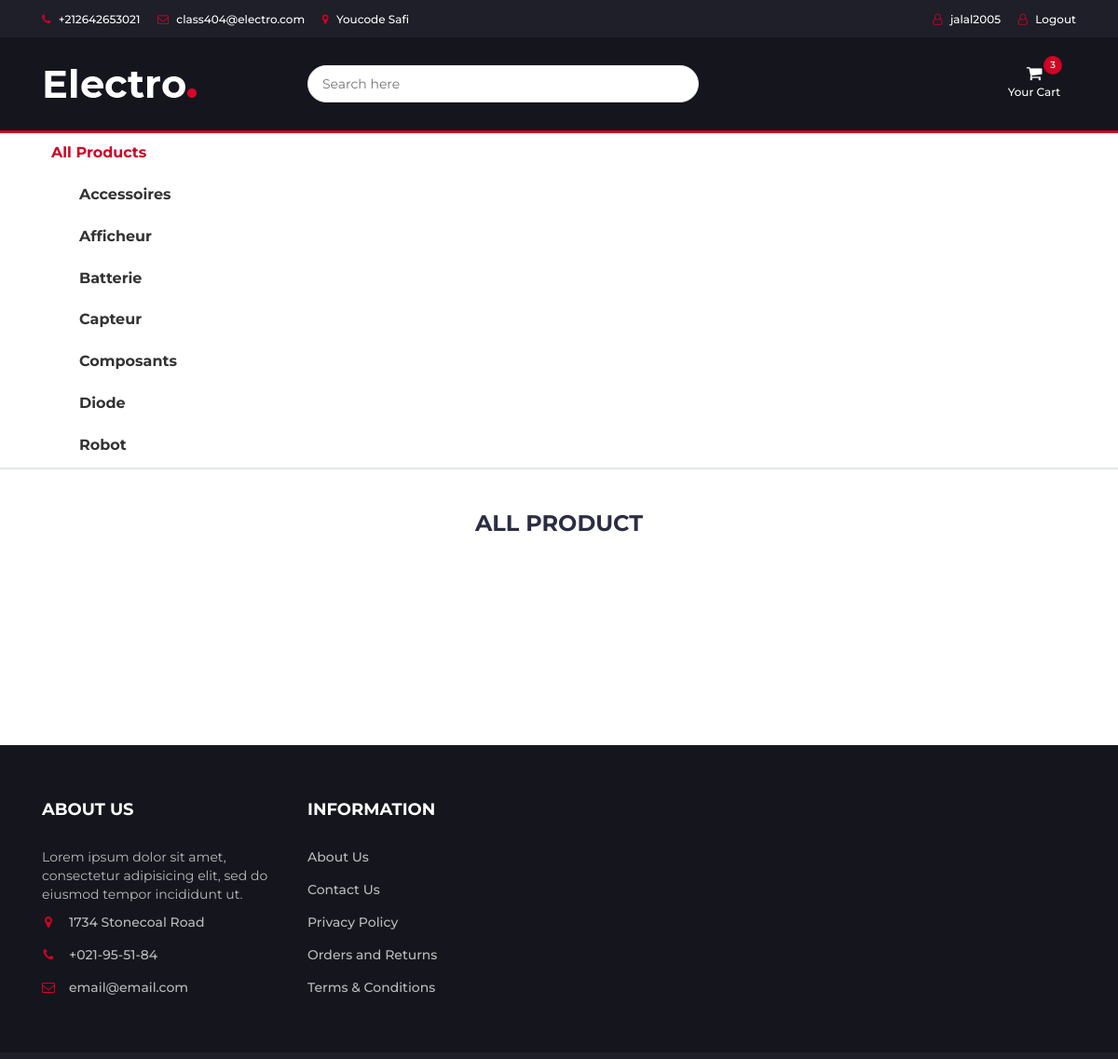
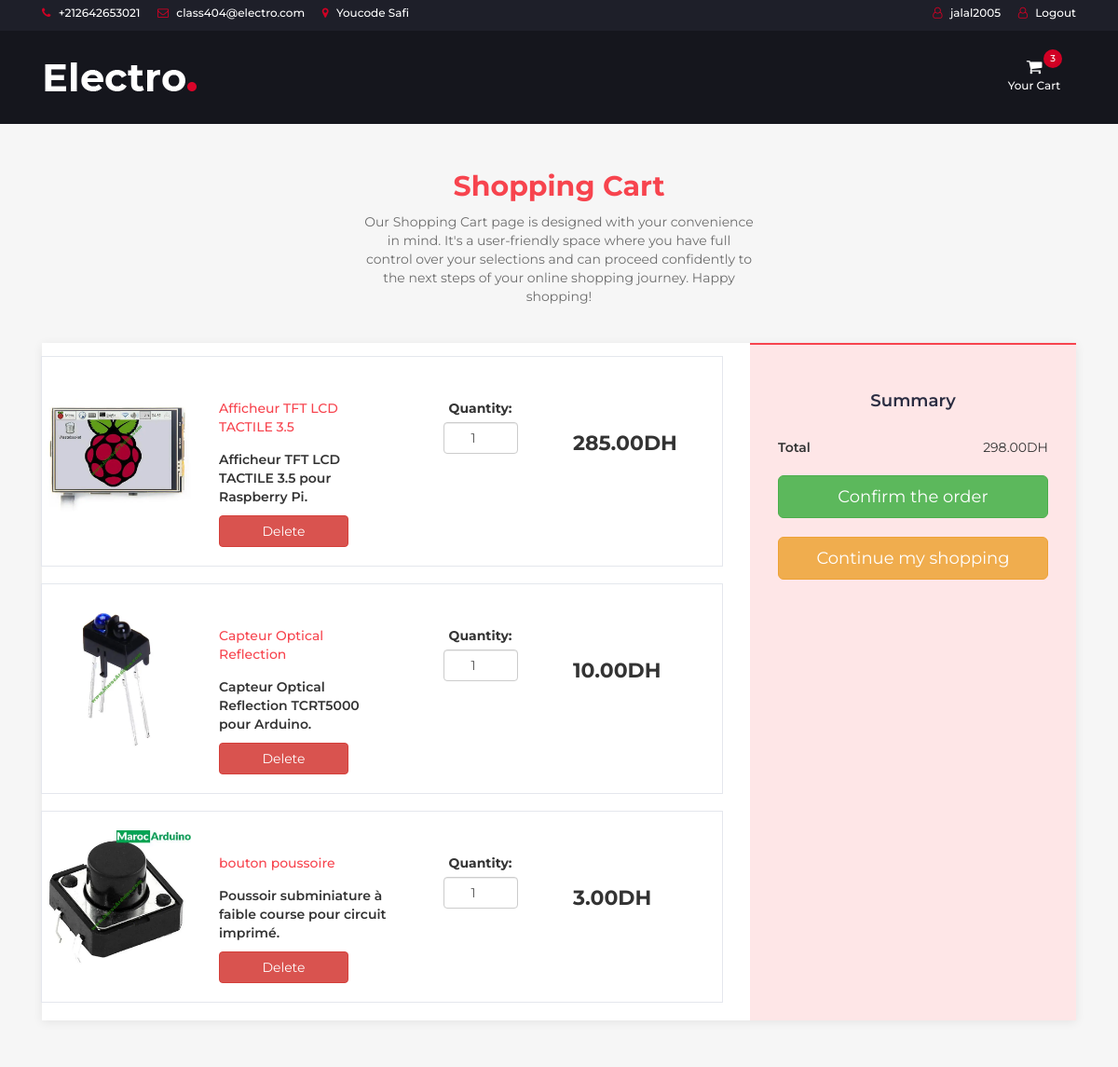
Screenshot of /cart.php (signed in) with the database file from the repository (2 pictures, top to bottom).
### tables this page shows
CREATE TABLE `categories` (
  `name` varchar(255) NOT NULL,
  `descrt` text NOT NULL,
  `img` varchar(255) NOT NULL,
  `isHide` tinyint(1) NOT NULL DEFAULT 0
);

CREATE TABLE `panier` (
  `client_username` varchar(255) NOT NULL,
  `product_ref` int(5) UNSIGNED ZEROFILL NOT NULL,
  `qnt` int(11) NOT NULL
);

CREATE TABLE `products` (
  `reference` int(5) UNSIGNED ZEROFILL NOT NULL,
  `etiquette` varchar(50) NOT NULL,
  `descpt` text NOT NULL,
  `codeBarres` varchar(255) NOT NULL,
  `img` varchar(255) NOT NULL,
  `prixAchat` decimal(5,2) NOT NULL,
  `prixFinal` decimal(5,2) NOT NULL,
  `prixOffre` decimal(5,2) NOT NULL,
  `qntMin` int(11) NOT NULL,
  `qntStock` int(11) NOT NULL,
  `catg` varchar(255) NOT NULL,
  `isHide` tinyint(1) NOT NULL DEFAULT 0
);

### classes/DAOproduct.php (called while the page is built, shortened)
<?php
require_once("database.php");
require_once("product.php");
class DAOproduct
{
    private $db;
    public function __construct()
    {
        $db = new database();
        $this->db = $db->getConn();
    }
    public function get_product($isHide = 0)
    {
        $query = "SELECT * FROM products WHERE isHide = '$isHide'";
        $stmt = $this->db->prepare($query);
        $stmt->execute();
        $product_data = $stmt->fetchAll(PDO::FETCH_ASSOC);
        $products_objects = array();
        foreach ($product_data as $p) {
            $products_objects[] = new product($p['reference'], $p['etiquette'], $p['descpt'], $p['codeBarres'], $p['img'], $p['prixAchat'], $p['prixFinal'], $p['prixOffre'], $p['qntMin'], $p['qntStock'], $p['catg'], $p['isHide']);
        }
        return $products_objects;
    }
}

### classes/DAOpanier.php (called while the page is built)
<?php
require_once("database.php");
require_once("panier.php");
class DAOpanier
{
    private $db;
    public function __construct()
    {
        $conn = new database();
        $this->db = $conn->getConn();
    }
    public function get_panier()
    {
        $query = "SELECT * FROM panier";
        $stmt = $this->db->prepare($query);
        $stmt->execute();
        $result = $stmt->fetchAll(PDO::FETCH_ASSOC);
        $panier = array();
        foreach ($result as $row) {
            $panier[] = new panier($row['client_username'], $row['product_ref'], $row['qnt']);
        }
        return $panier;
    }
}

### classes/database.php (called while the page is built, shortened)
<?php
class database
{
    private $conn;
    public function __construct()
    {
        $this->conn = new PDO("mysql:host=" . DB_HOST . ";dbname=" . DB_NAME, DB_USER, DB_PASS);
    }
    public function getConn()
    {
        return $this->conn;
    }
}

### classes/product.php (called while the page is built, shortened)
<?php
class product
{
    private $reference;
    private $etiquette;
    private $descpt;
    private $img;
    private $prixOffre;
    public function __construct($reference, $etiquette, $descpt, $codeBarres, $img, $prixAchat, $prixFinal, $prixOffre, $qntMin, $qntStock, $catg, $isHide)
    {
        $this->reference = $reference;
        $this->etiquette = $etiquette;
        $this->descpt = $descpt;
        $this->img = $img;
        $this->prixOffre = $prixOffre;
    }
    public function getReference()
    {
        return $this->reference;
    }
    public function getEtiquette()
    {
        return $this->etiquette;
    }
    public function getDescpt()
    {
        return $this->descpt;
    }
    public function getImg()
    {
        return $this->img;
    }
    public function getPrixOffre()
    {
        return $this->prixOffre;
    }
}

### classes/panier.php (called while the page is built)
<?php
class panier {
    private $client_username;
    private $product_ref;
    private $qnt;
    public function __construct($client_username, $product_ref, $qnt) {
        $this->client_username = $client_username;
        $this->product_ref = $product_ref;
        $this->qnt = $qnt;
    }
    public function getClient_username()
    {
        return $this->client_username;
    }
    public function getProduct_ref()
    {
        return $this->product_ref;
    }
    public function getQnt()
    {
        return $this->qnt;
    }
}
?>

### cart.php (the view, shortened to what this page needs)
<?php
require_once("classes/DAOpanier.php");
require_once("classes/DAOproduct.php");
$DAOpanier = new DAOpanier();
$DAOproduct = new DAOproduct();
if (isset($_SESSION['client'])) {
	$client_username = $_SESSION["client"];
	$panier = array();
	foreach($DAOpanier->get_panier() as $item) {
		if($item->getClient_username() == $client_username) {
			$panier[] = $item;
		}
	}
	$nbrOfPanier = count( $panier );
	$products = $DAOproduct->get_product();
	$subTotal = 0;
?>
	<!DOCTYPE html>
	<html>
	<head>
		<link rel="stylesheet" href="https://maxcdn.bootstrapcdn.com/bootstrap/4.0.0/css/bootstrap.min.css"">
		<link rel="stylesheet" href="css/cart.css">
		<link type="text/css" rel="stylesheet" href="css/bootstrap.min.css" />
		<link type="text/css" rel="stylesheet" href="css/slick.css" />
		<link type="text/css" rel="stylesheet" href="css/slick-theme.css" />
		<link type="text/css" rel="stylesheet" href="css/nouislider.min.css" />
		<link rel="stylesheet" href="css/font-awesome.min.css">
		<link type="text/css" rel="stylesheet" href="css/style.css" />
	</head>
	<body>
		<header>
			<header>
				<div id="top-header">
					<div class="container">
						<ul class="header-links pull-left">
							<li><a href="#"><i class="fa fa-phone"></i> +212642653021</a></li>
							<li><a href="#"><i class="fa fa-envelope-o"></i> class404@electro.com</a></li>
							<li><a href="#"><i class="fa fa-map-marker"></i> Youcode Safi</a></li>
						</ul>
						<ul class="header-links pull-right">
							<?php if (isset($_SESSION['client'])) { ?>
								<li><a href="#"><i class="fa fa-user-o"></i> <?php echo $_SESSION['client'] ?></a></li>
								<li><a href="logoutClient.php"><i class="fa fa-user-o"></i> Logout</a></li>
							<?php } else { ?>
								<li><a href="loginClient.php"><i class="fa fa-user-o"></i> Login</a></li>
							<?php } ?>
						</ul>
					</div>
				</div>
				<div id="header">
					<div class="container">
						<div class="row">
							<div class="col-md-9">
								<div class="header-logo">
									<a href="index.php" class="logo">
										<img src="./img/logo.png" alt="">
									</a>
								</div>
							</div>
							<div class="col-md-3 clearfix">
								<div class="header-ctn">
									<?php if (isset($_SESSION['client'])) { ?>
										<div>
											<a href="cart.php" id="panier">
												<i class="fa fa-shopping-cart"></i>
												<span>Your Cart</span>
												<div class="qty"><?php echo $nbrOfPanier ?></div>
											</a>
										</div>
									<?php } ?>
								</div>
							</div>
			</header>
			<main class="page">
				<section class="shopping-cart dark">
					<div class="container">
						<div class="block-heading">
							<h2>Shopping Cart</h2>
							<p>Our Shopping Cart page is designed with your convenience in mind. It's a user-friendly space
								where you have full control over your selections and can proceed confidently to the next steps
								of your online shopping journey. Happy shopping!</p>
						</div>
						<div class="content">
							<div class="row">
								<div class="col-md-12 col-lg-8">
									<div class="items" id="items">
										<?php foreach ($panier as $item) :
											$ref = $item->getProduct_ref();
											$qnt = $item->getQnt();
											foreach( $products as $pro ) {
												if($pro->getReference() == $ref) {
													$product = $pro;
												}
											}
											 ?>
											<div class="product">
												<div class="row">
													<div class="col-md-3">
														<img class="img-fluid mx-auto d-block image" src="<?php echo "admin/" . $product->getImg(); ?>">
													</div>
													<div class="col-md-8">
														<div class="info">
															<div class="row">
																<div class="col-md-5 product-name">
																	<div class="product-name">
																		<a href="productPage.php?ref=<?php echo $product->getReference(); ?>"><?php echo $product->getEtiquette() ?></a>
																		<div class="product-info">
																			<div class="mb-3">
																				<?php echo $product->getDescpt(); ?>
																			</div>
																		</div>
																	</div>
																</div>
																<div class="col-md-4 quantity">
																	<label for="quantity">Quantity:</label>
																	<input id="quantity" type="number" data-client="<?php echo $item->getClient_username() ?>" data-product="<?php echo $item->getProduct_ref() ?>" onchange="Addqnt(this)" value="<?php echo $item->getQnt(); ?>" class="form-control quantity-input">
																</div>
																<div class="col-md-3 price">
																	<span><?php echo number_format($product->getPrixOffre() * $qnt, 2) . "DH";
																			$subTotal += $product->getPrixOffre() * $qnt;  ?></span>
																</div>
																<div class="col-md-4 delete">
																	<button type="button" class="btn btn-danger btn-block" data-client="<?php echo $item->getClient_username() ?>" data-product="<?php echo $item->getProduct_ref() ?>" onclick="deleteFromPanier(this)">
																		Delete
																	</button>
																</div>
															</div>
														</div>
													</div>
												</div>
											</div>
										<?php endforeach; ?>
									</div>
								</div>
								<div class="col-md-12 col-lg-4">
									<div class="summary">
										<h3>Summary</h3>
										<div class="summary-item"><span class="text">Total</span><span class="price"><?php echo number_format($subTotal, 2) . "DH"; ?></span>
										</div>
										<a href="checkout.php" class="text-white"><button type="button" class="btn btn-success btn-lg btn-block" onclick="addCommand()">Confirm the order</button></a>
										<a href="product.php" class="text-white"><button type="button" class="btn btn-warning  btn-lg btn-block">Continue my shopping</button></a>
									</div>
								</div>
							</div>
						</div>
					</div>
				</section>
			</main>
	</body>
	</body>
	</html>
	<?php } else {
					echo '<h1>Please Login Your Account</h1>';
					header("Refresh: 1; url=loginClient.php");
				} ?>

### product.php (shortened to what this page needs)
<?php
try {
	$conn = new PDO('mysql:host=localhost;dbname=brief8', 'root', '');
	$stmt = $conn->prepare("SELECT * FROM products WHERE isHide = 0");
	$stmt->execute();
	$products = $stmt->fetchAll(PDO::FETCH_ASSOC);
	$stmt1 = $conn->prepare("SELECT * FROM categories WHERE isHide = 0");
	$stmt1->execute();
	$catgs = $stmt1->fetchAll(PDO::FETCH_ASSOC);
	if (isset($_SESSION['client'])) {
		$client = $_SESSION['client'];
		$stmt1 = $conn->prepare("SELECT * FROM panier WHERE client_username = '$client'");
		$stmt1->execute();
		$nbrOfPanier = $stmt1->rowCount();
	}
} catch (Exception $e) {
	echo "" . $e->getMessage();
}
?>
<!DOCTYPE html>
<html lang="en">
<head>
	<link type="text/css" rel="stylesheet" href="css/bootstrap.min.css" />
	<link type="text/css" rel="stylesheet" href="css/slick.css" />
	<link type="text/css" rel="stylesheet" href="css/slick-theme.css" />
	<link type="text/css" rel="stylesheet" href="css/nouislider.min.css" />
	<link rel="stylesheet" href="css/font-awesome.min.css">
	<link type="text/css" rel="stylesheet" href="css/style.css" />
</head>
<body>
	<header>
		<div id="top-header">
			<div class="container">
				<ul class="header-links pull-left">
					<li><a href="#"><i class="fa fa-phone"></i> +212642653021</a></li>
					<li><a href="#"><i class="fa fa-envelope-o"></i> class404@electro.com</a></li>
					<li><a href="#"><i class="fa fa-map-marker"></i> Youcode Safi</a></li>
				</ul>
				<ul class="header-links pull-right">
					<?php if (isset($_SESSION['client'])) { ?>
						<li><a href="#"><i class="fa fa-user-o"></i>
								<?php echo $_SESSION['client'] ?>
							</a></li>
						<li><a href="logoutClient.php"><i class="fa fa-user-o"></i> Logout</a></li>
					<?php } else { ?>
						<li><a href="loginClient.php"><i class="fa fa-user-o"></i> Login</a></li>
					<?php } ?>
				</ul>
			</div>
		</div>
		<div id="header">
			<div class="container">
				<div class="row">
					<div class="col-md-3">
						<div class="header-logo">
							<a href="index.php" class="logo">
								<img src="./img/logo.png" alt="">
							</a>
						</div>
					</div>
					<div class="col-md-6">
						<div class="header-search">
							<form>
								<input class="input" id="search-input" style="width: 35vw;" placeholder="Search here">
							</form>
						</div>
					</div>
					<div class="col-md-3 clearfix">
						<div class="header-ctn">
							<?php if (isset($_SESSION['client'])) { ?>
								<div>
									<a href="cart.php" id="panier">
										<i class="fa fa-shopping-cart"></i>
										<span>Your Cart</span>
										<div class="qty"><?php echo $nbrOfPanier ?></div>
									</a>
								</div>
							<?php } ?>
						</div>
					</div>
				</div>
			</div>
		</div>
	</header>
	<nav id="navigation">
		<div class="container">
			<div id="responsive-nav">
				<ul class="main-nav nav navbar-nav">
					<li class="li-padding">All Products</li>
					<?php foreach ($catgs as $catg) { ?>
						<li class="li-padding"><?php echo $catg['name']; ?></li>
					<?php } ?>
				</ul>
			</div>
		</div>
	</nav>
	<div class="section">
		<div class="container">
			<div class="row" id="menu-product">
				<div class="col-md-12">
					<div class="section-title text-center">
						<h3 class="title" id="title-catg">All Product</h3>
					</div>
				</div>
			</div>
		</div>
	</div>
	<footer id="footer">
		<div class="section">
			<div class="container">
				<div class="row">
					<div class="col-md-3 col-xs-6">
						<div class="footer">
							<h3 class="footer-title">About Us</h3>
							<p>Lorem ipsum dolor sit amet, consectetur adipisicing elit, sed do eiusmod tempor
								incididunt ut.</p>
							<ul class="footer-links">
								<li><a href="#"><i class="fa fa-map-marker"></i>1734 Stonecoal Road</a></li>
								<li><a href="#"><i class="fa fa-phone"></i>+021-95-51-84</a></li>
								<li><a href="#"><i class="fa fa-envelope-o"></i>email@email.com</a></li>
							</ul>
						</div>
					</div>
					<div class="col-md-3 col-xs-6">
						<div class="footer">
							<h3 class="footer-title">Information</h3>
							<ul class="footer-links">
								<li><a href="#">About Us</a></li>
								<li><a href="#">Contact Us</a></li>
								<li><a href="#">Privacy Policy</a></li>
								<li><a href="#">Orders and Returns</a></li>
								<li><a href="#">Terms & Conditions</a></li>
							</ul>
						</div>
					</div>
				</div>
			</div>
		</div>
	</footer>
</body>
</html>

### rows the page displays
categories: name "Accessoires"
categories: name "Afficheur"
categories: name "Batterie"
categories: name "Capteur"
categories: name "Composants"
categories: name "Diode"
categories: name "Robot"
panier: products.img (picture), qnt "1"
products: etiquette "Afficheur TFT LCD TACTILE 3.5", descpt "Afficheur TFT LCD TACTILE 3.5 pour Raspberry Pi.", $product->getPrixOffre()*$qnt "285.00"
panier: products.img (picture), qnt "1"
products: etiquette "Capteur Optical Reflection", descpt "Capteur Optical Reflection TCRT5000 pour Arduino.", $product->getPrixOffre()*$qnt "10.00"
panier: products.img (picture), qnt "1"
products: etiquette "bouton poussoire", descpt "Poussoir subminiature à faible course pour circuit imprimé.", $product->getPrixOffre()*$qnt "3.00"

### other values shown
$_SESSION['client'] "jalal2005"
$nbrOfPanier "3"
$subTotal "298.00"
